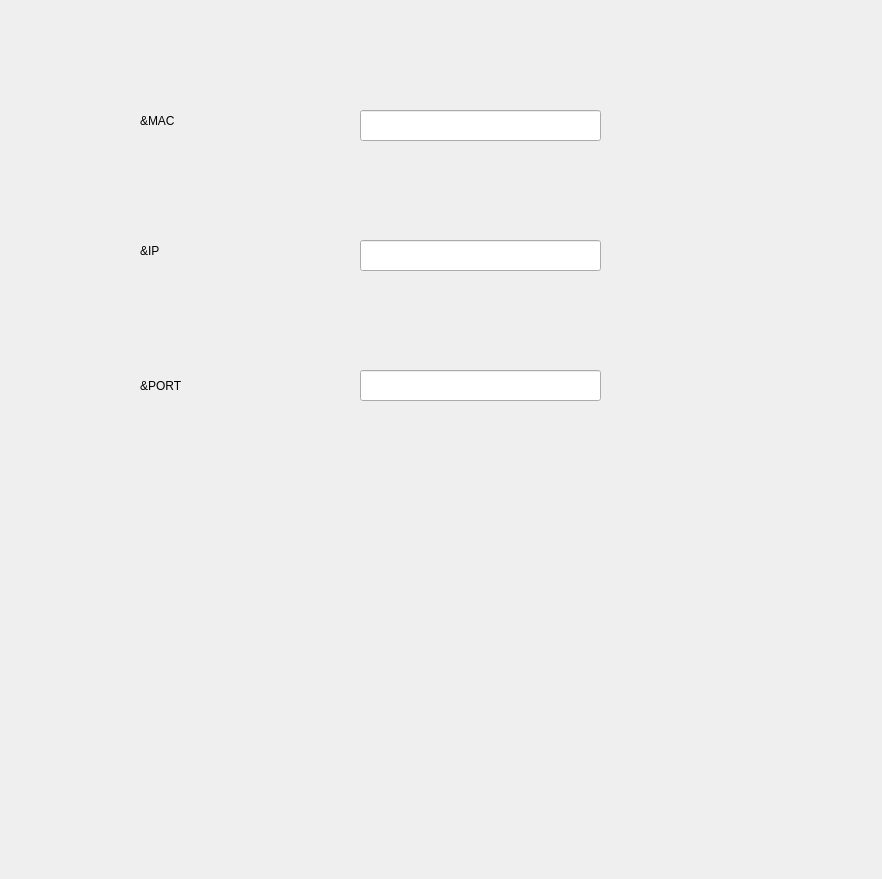
<?xml version="1.0" encoding="UTF-8"?>
<ui version="4.0">
 <class>Widget</class>
 <widget class="QWidget" name="Widget">
  <property name="geometry">
   <rect>
    <x>0</x>
    <y>0</y>
    <width>882</width>
    <height>879</height>
   </rect>
  </property>
  <property name="windowTitle">
   <string>Widget</string>
  </property>
  <widget class="QLabel" name="LMac">
   <property name="geometry">
    <rect>
     <x>140</x>
     <y>100</y>
     <width>81</width>
     <height>41</height>
    </rect>
   </property>
   <property name="text">
    <string>&amp;MAC</string>
   </property>
  </widget>
  <widget class="QLabel" name="LIP">
   <property name="geometry">
    <rect>
     <x>140</x>
     <y>230</y>
     <width>71</width>
     <height>41</height>
    </rect>
   </property>
   <property name="text">
    <string>&amp;IP</string>
   </property>
  </widget>
  <widget class="QLabel" name="LPort">
   <property name="geometry">
    <rect>
     <x>140</x>
     <y>370</y>
     <width>81</width>
     <height>31</height>
    </rect>
   </property>
   <property name="text">
    <string>&amp;PORT</string>
   </property>
  </widget>
  <widget class="QLineEdit" name="LEMac">
   <property name="geometry">
    <rect>
     <x>360</x>
     <y>110</y>
     <width>241</width>
     <height>31</height>
    </rect>
   </property>
  </widget>
  <widget class="QLineEdit" name="LEIP">
   <property name="geometry">
    <rect>
     <x>360</x>
     <y>240</y>
     <width>241</width>
     <height>31</height>
    </rect>
   </property>
  </widget>
  <widget class="QLineEdit" name="LEPort">
   <property name="geometry">
    <rect>
     <x>360</x>
     <y>370</y>
     <width>241</width>
     <height>31</height>
    </rect>
   </property>
  </widget>
 </widget>
 <resources/>
 <connections/>
</ui>
